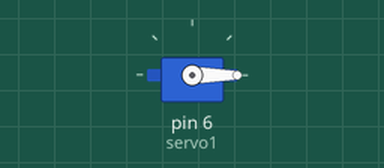
The sketch below on a simulated Arduino Uno, built with avr-gcc and run on an emulated ATmega328P. Parts: servo.

Above: at 0.05 s.
Timing chart, 0 to 5.2 s (numbered marks = the images above):
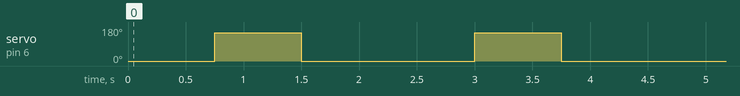

The sketch:

practica3_Despachar.ino
```cpp
#include <Servo.h>
Servo servo1;

void setup() {
  servo1.attach(6);   // Servo A
}

void despachar(int cantidad){
  for(int z=0; z<cantidad; z++){
    servo1.write(0);
    delay(750);
    servo1.write(150);
    delay(750);
    servo1.write(0);
    delay(750);
  }
}

void loop() {

  despachar(3);
  delay(10000000);
}
```

Measured:
- by itself, servo on pin 6 (servo1): alternates 150° for 0.75 s and 0° for 1.5 s, 6 changes in all, then stays 0°
